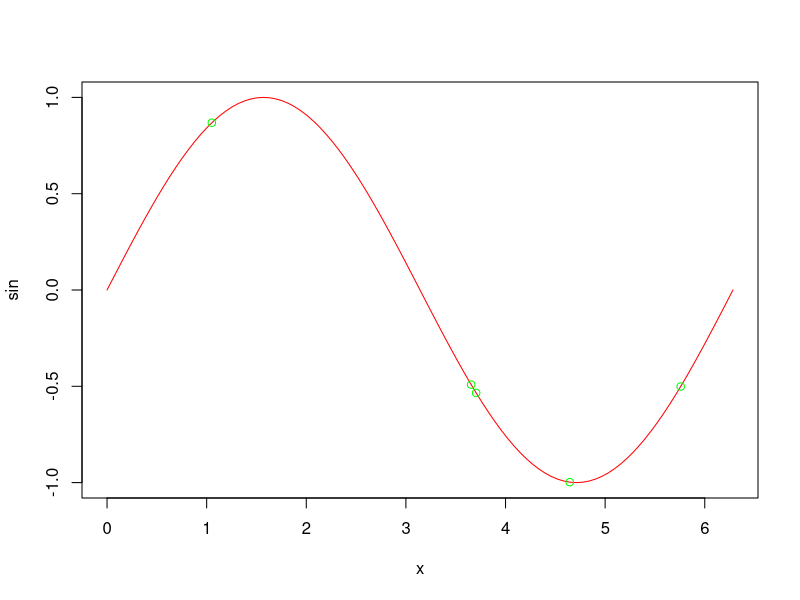

This figure's R source: (Note: this script raises an error after producing the figure.)
Lagrange <- function(xk, yk, x){
  m <- length(xk)
  L <- 0
  for(j in 1:m){
    lj <- 1 
    for(m in 1:k){
      if(m != j) lj <- (x-xk[m])/(xk[j]-xk[m])*lj
    }
    L <- L + yk[j]*lj
  }
  return(L)
}
# značení z wiki

plot(sin, xlim = c(0, 2*pi), col = "red")
xk <- runif(5, 0, 2*pi)
yk <- sin(xk)
points(xk, yk, col = "green")
x <- seq(0, 2*pi, 0.01)
lines(x, Lagrange(xk, yk, x), col = "blue")
